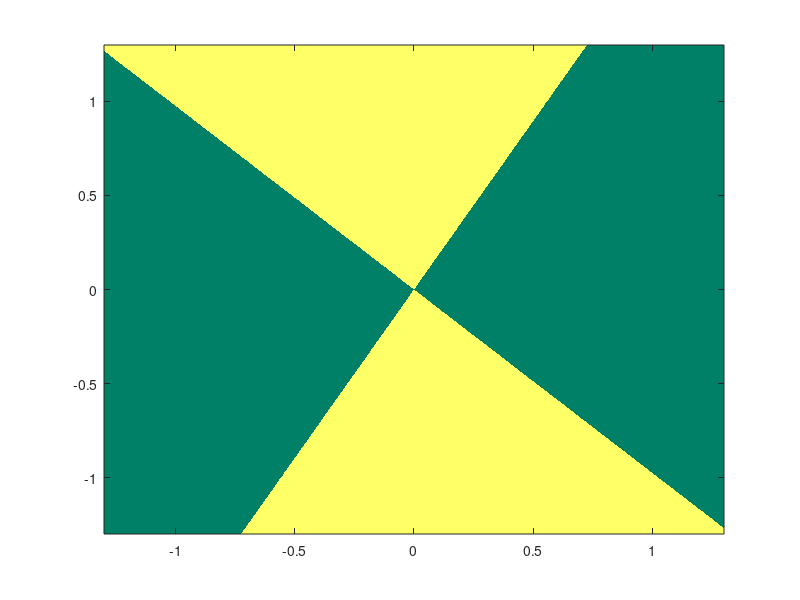

Source code (MATLAB): (Note: this script raises an error after producing the figure.)
clc; clear all; close all;

%% Parameters
A = [1 1; 0 1]; B = [1; 0.5];
Q = eye(2); R = 1;

L1 = -[0.3 0.4]; L2 = -[1.5 0.2];

A1 = A+B*L1; A2 = A+B*L2;
Q1 = Q+L1'*R*L1; Q2 = Q+L2'*R*L2;
K1 = dlyap(A1',Q1); K2 = dlyap(A2',Q2);

K1_t = A'*K1*A-(A'*K1*B)*inv(R+B'*K1*B)*(B'*K1*A)+Q;
K2_t = A'*K2*A-(A'*K2*B)*inv(R+B'*K2*B)*(B'*K2*A)+Q;
DK = K1_t-K2_t;
[E,V]=eig(DK);
L1_t = -inv(R+B'*K1*B)*(B'*K1*A);
L2_t = -inv(R+B'*K2*B)*(B'*K2*A);

%% Plot
e = 0.001;
bound = 1.3;
[X,Y] = meshgrid(-bound:e:bound,-bound:e:bound);
Z = (DK(1)*X.^2+2*DK(2)*X.*Y+DK(4)*Y.^2>0)*1;
colormap summer
im=imagesc([X(1),X(end)],[Y(end),Y(1)],Z);
set(gca,'YDir','normal') 
im.AlphaData = .8;
xlabel('$x(1)$','interpreter','latex')
ylabel('$x(2)$','interpreter','latex')
hold on

N=20;
x = zeros(2,N); 
x(:,1)=[-0.8;0.9];
x1 = x; x2 = x;
for t=1:N
    x1(:,t+1) = A1*x1(:,t);
    x2(:,t+1) = A2*x2(:,t);
    
    if x(:,t)'*K1_t*x(:,t) < x(:,t)'*K2_t*x(:,t)
        x(:,t+1) = (A+ B*L1_t)*x(:,t);
    else
        x(:,t+1) = (A+ B*L2_t)*x(:,t);
    end
end
plot(x(1,:),x(2,:),'LineWidth',1.5);hold on;
plot(x1(1,:),x1(2,:),'--','LineWidth',1.5);hold on;
plot(x2(1,:),x2(2,:),':','LineWidth',1.5);hold on;
legend('Trajectory under $\tilde{\mu}$','Trajectory under $\mu_1$','Trajectory under $\mu_2$','interpreter','latex','AutoUpdate','off');

plot(x(1,1),x(2,1),'.','MarkerEdgeColor','blue','MarkerSize',15);hold on;
plot(x(1,2),x(2,2),'.','MarkerEdgeColor','blue','MarkerSize',15)
